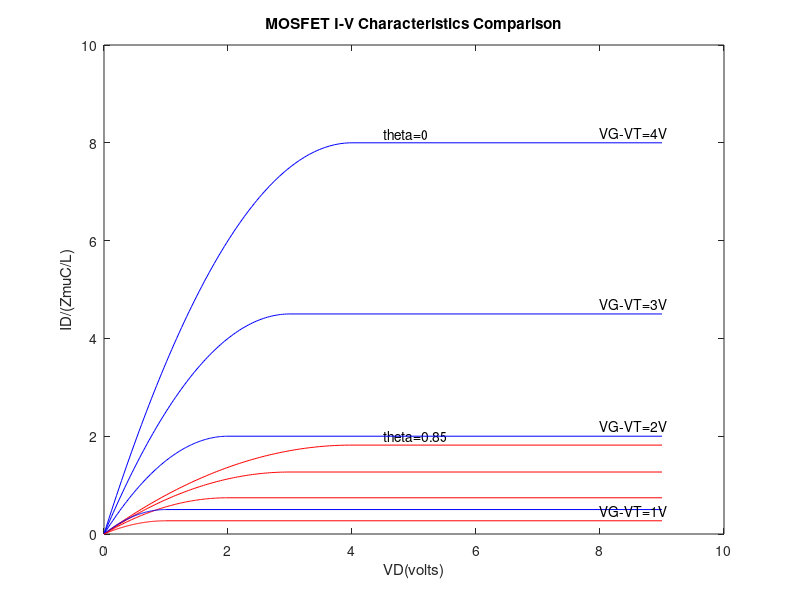

MATLAB code for this plot:
% ELEC-2250: Physical Electronics
%S2020
% MOSFET I-V Characteristics including the mobility degradation parameter Theta
%Lab Assignment 8
%initialization
close all
clear all
%Let VGT = VG-VT,
theta=0.85;
for VGT=4:-1:1,
%primary Computation
VD=linspace(0,VGT);
ID0=VGT.*VD-VD.*VD./2; % Drain current without the mobility degradation parameter
ID0sat=VGT.*VGT/2;
ID0=[ID0,ID0sat];
ID1=(VGT.*VD-VD.*VD./2)/(1+theta*VGT); %Drain current with mobility degradation parameter theta
ID1sat=(VGT.*VGT/2)/(1+theta*VGT);
ID1=[ID1,ID1sat];
VD=[VD,9];
%Plotting and labelling
if VGT==4
 plot(VD,ID0,'b',VD,ID1,'r')
 title('MOSFET I-V Characteristics Comparison')
 axis([0 10 0 10])
 xlabel ('VD(volts)')
 ylabel ('ID/(ZmuC/L)')
 text(8,ID0sat+0.2,'VG-VT=4V')
 text(4.5,ID0sat+0.2,'theta=0')
 text(4.5,ID1sat+0.2,strcat('theta=',num2str(theta)))
 hold on
else
 plot(VD,ID0,'b',VD,ID1,'r')
 if VGT==3
 text(8,ID0sat+0.2,'VG-VT=3V')
 elseif VGT==2
 text(8,ID0sat+0.2,'VG-VT=2V')
 else
 text(8,ID1sat+0.2,'VG-VT=1V')
end
end
end
